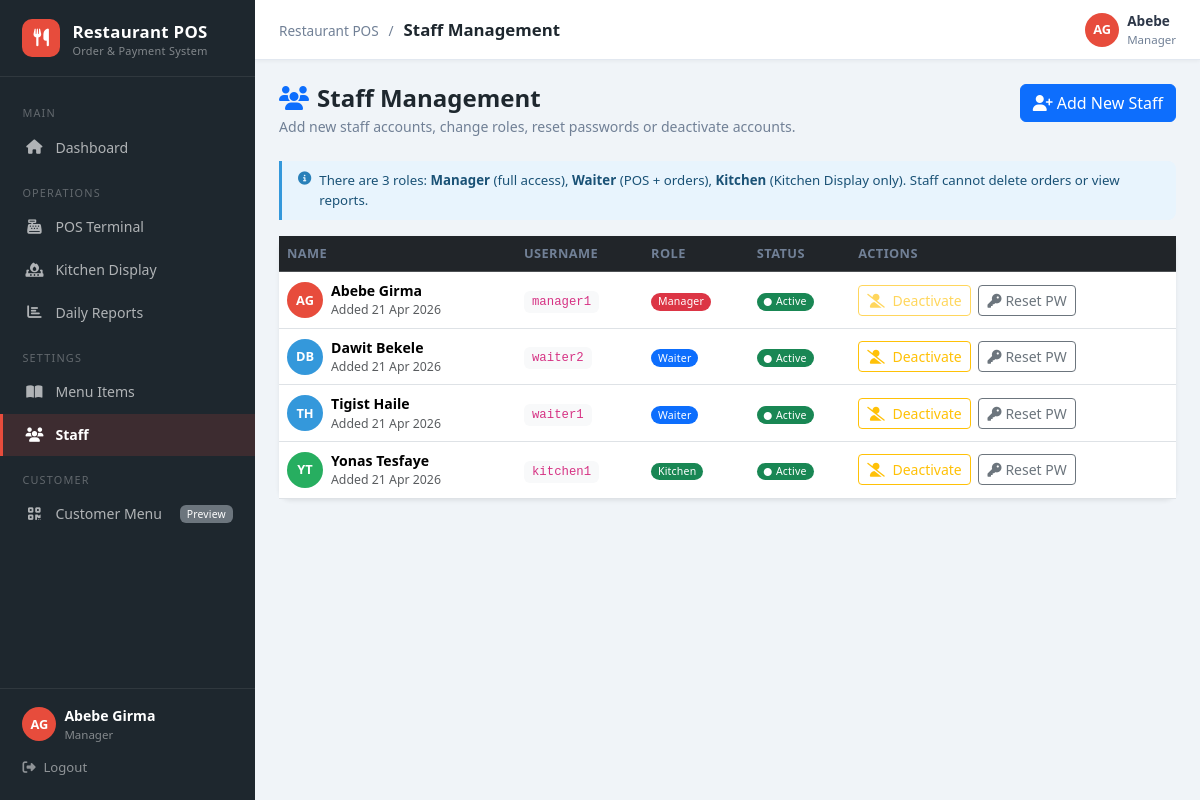
/staff.php (signed in), run on the app's committed database.
### tables this page shows
CREATE TABLE IF NOT EXISTS staff (
    staff_id    INT AUTO_INCREMENT PRIMARY KEY,
    username    VARCHAR(50) UNIQUE NOT NULL,
    first_name  VARCHAR(100) NOT NULL,
    last_name   VARCHAR(100) NOT NULL,
    role        ENUM('Manager','Waiter','Kitchen') NOT NULL,
    password_hash VARCHAR(255) NOT NULL,
    is_active   TINYINT(1) DEFAULT 1,
    created_at  TIMESTAMP DEFAULT CURRENT_TIMESTAMP
);

### includes/auth.php (called while the page is built, shortened)
<?php
function getCurrentUser(): array {
    return [
        'staff_id'   => $_SESSION['staff_id']   ?? null,
        'username'   => $_SESSION['username']   ?? '',
        'first_name' => $_SESSION['first_name'] ?? '',
        'last_name'  => $_SESSION['last_name']  ?? '',
        'role'       => $_SESSION['role']        ?? '',
    ];
}

### staff.php (the view, shortened to what this page needs)
<?php
require_once __DIR__ . '/config/db.php';
require_once __DIR__ . '/includes/auth.php';
$page_title = 'Staff Management — ' . APP_NAME;
$page_name  = 'Staff Management';
$staff_list = $pdo->query("SELECT * FROM staff ORDER BY role, first_name")->fetchAll();
include __DIR__ . '/includes/header.php';
?>
<div class="page-header">
    <div class="page-header-text">
        <h4><i class="fa fa-users me-2 text-primary"></i>Staff Management</h4>
        <p>Add new staff accounts, change roles, reset passwords or deactivate accounts.</p>
    </div>
    <button class="btn btn-primary" data-bs-toggle="modal" data-bs-target="#addStaffModal">
        <i class="fa fa-user-plus me-1"></i>Add New Staff
    </button>
</div>
<div class="tip-box mb-3">
    <i class="fa fa-info-circle"></i>
    <span>
        There are 3 roles: <strong>Manager</strong> (full access), <strong>Waiter</strong> (POS + orders),
        <strong>Kitchen</strong> (Kitchen Display only). Staff cannot delete orders or view reports.
    </span>
</div>
<div class="card shadow-sm">
    <div class="table-responsive">
        <table class="table table-hover align-middle mb-0">
            <thead class="table-dark">
                <tr><th>Name</th><th>Username</th><th>Role</th><th>Status</th><th>Actions</th></tr>
            </thead>
            <tbody>
            <?php foreach ($staff_list as $s):
                $role_cls = match($s['role']) {
                    'Manager' => 'bg-danger',
                    'Waiter'  => 'bg-primary',
                    'Kitchen' => 'bg-success',
                    default   => 'bg-secondary'
                };
            ?>
            <tr class="<?= $s['is_active'] ? '' : 'opacity-50' ?>">
                <td>
                    <div class="d-flex align-items-center gap-2">
                        <div style="width:36px;height:36px;background:<?= $s['role']==='Manager' ? '#e74c3c' : ($s['role']==='Waiter' ? '#3498db' : '#27ae60') ?>;border-radius:50%;display:flex;align-items:center;justify-content:center;color:#fff;font-weight:700;font-size:.8rem;">
                            <?= strtoupper(substr($s['first_name'],0,1).substr($s['last_name'],0,1)) ?>
                        </div>
                        <div>
                            <div class="fw-semibold"><?= htmlspecialchars($s['first_name'].' '.$s['last_name']) ?></div>
                            <div class="text-muted small">Added <?= date('d M Y', strtotime($s['created_at'])) ?></div>
                        </div>
                    </div>
                </td>
                <td><code class="bg-light px-2 py-1 rounded"><?= htmlspecialchars($s['username']) ?></code></td>
                <td><span class="badge <?= $role_cls ?> rounded-pill"><?= $s['role'] ?></span></td>
                <td>
                    <?php if ($s['is_active']): ?>
                        <span class="badge bg-success rounded-pill"><i class="fa fa-circle me-1" style="font-size:.5rem;"></i>Active</span>
                    <?php else: ?>
                        <span class="badge bg-secondary rounded-pill"><i class="fa fa-circle me-1" style="font-size:.5rem;"></i>Inactive</span>
                    <?php endif; ?>
                </td>
                <td>
                    <form method="POST" class="d-inline">
                        <button type="submit" class="btn btn-sm <?= $s['is_active'] ? 'btn-outline-warning' : 'btn-outline-success' ?>"
                                <?= $s['staff_id']==$_SESSION['staff_id'] ? 'disabled title="Cannot deactivate yourself"' : '' ?>>
                            <i class="fa <?= $s['is_active'] ? 'fa-user-slash' : 'fa-user-check' ?> me-1"></i>
                            <?= $s['is_active'] ? 'Deactivate' : 'Activate' ?>
                        </button>
                    </form>
                    <button class="btn btn-sm btn-outline-secondary ms-1"
                            data-bs-toggle="modal" data-bs-target="#resetPwModal"
                            data-id="<?= $s['staff_id'] ?>"
                            data-name="<?= htmlspecialchars($s['first_name'].' '.$s['last_name']) ?>">
                        <i class="fa fa-key me-1"></i>Reset PW
                    </button>
                </td>
            </tr>
            <?php endforeach; ?>
            </tbody>
        </table>
    </div>
</div>
<?php include __DIR__ . '/includes/footer.php'; ?>

### includes/header.php (shortened to what this page needs)
<!DOCTYPE html>
<html lang="en">
<head>
    <link href="https://cdn.jsdelivr.net/npm/bootstrap@5.3.2/dist/css/bootstrap.min.css" rel="stylesheet">
    <link href="https://cdnjs.cloudflare.com/ajax/libs/font-awesome/6.5.0/css/all.min.css" rel="stylesheet">
    <link href="<?= BASE_URL ?>assets/css/style.css" rel="stylesheet">
</head>
<body>
<?php
$user         = getCurrentUser();
$current_page = basename($_SERVER['PHP_SELF']);
$is_full      = $full_page ?? false;
function navActive(string $pages): string {
    global $current_page;
    foreach (explode(',', $pages) as $p) {
        if (trim($p) === $current_page) return 'active';
    }
    return '';
}
$initials = strtoupper(
    substr($user['first_name'], 0, 1) . substr($user['last_name'], 0, 1)
);
?>
<?php if ($is_full): ?>
<nav class="fullpage-nav">
    <div class="nav-brand">
        <span style="background:var(--primary);width:28px;height:28px;border-radius:7px;display:flex;align-items:center;justify-content:center;">
            <i class="fa fa-utensils text-white" style="font-size:.85rem;"></i>
        </span>
        <?= APP_NAME ?>
    </div>
    <div class="nav-links">
        <a href="<?= BASE_URL ?>dashboard.php">
            <i class="fa fa-home"></i> Home
        </a>
        <?php if (in_array($user['role'], ['Manager','Waiter'])): ?>
        <a href="<?= BASE_URL ?>pos.php" class="<?= navActive('pos.php') ?>">
            <i class="fa fa-cash-register"></i> POS
        </a>
        <?php endif; ?>
        <?php if (in_array($user['role'], ['Manager','Kitchen','Waiter'])): ?>
        <a href="<?= BASE_URL ?>kds.php" class="<?= navActive('kds.php') ?>">
            <i class="fa fa-fire"></i> Kitchen
        </a>
        <?php endif; ?>
        <?php if ($user['role'] === 'Manager'): ?>
        <a href="<?= BASE_URL ?>reports.php" class="<?= navActive('reports.php') ?>">
            <i class="fa fa-chart-bar"></i> Reports
        </a>
        <?php endif; ?>
        <a href="<?= BASE_URL ?>logout.php" style="color:rgba(255,255,255,.4);">
            <i class="fa fa-sign-out-alt"></i> Logout
        </a>
    </div>
</nav>
<div>
<?php else: ?>
<aside class="sidebar" id="sidebar">
    <div class="sidebar-brand">
        <div class="brand-icon"><i class="fa fa-utensils"></i></div>
        <div>
            <div><?= APP_NAME ?></div>
            <span class="brand-sub">Order &amp; Payment System</span>
        </div>
    </div>
    <nav class="sidebar-nav">
        <div class="sidebar-section">Main</div>
        <a href="<?= BASE_URL ?>dashboard.php" class="<?= navActive('dashboard.php') ?>">
            <i class="fa fa-home"></i> Dashboard
        </a>
        <?php if (in_array($user['role'], ['Manager','Waiter'])): ?>
        <div class="sidebar-section">Operations</div>
        <a href="<?= BASE_URL ?>pos.php" class="<?= navActive('pos.php') ?>">
            <i class="fa fa-cash-register"></i> POS Terminal
        </a>
        <?php endif; ?>
        <?php if (in_array($user['role'], ['Manager','Kitchen','Waiter'])): ?>
        <a href="<?= BASE_URL ?>kds.php" class="<?= navActive('kds.php') ?>">
            <i class="fa fa-fire-burner"></i> Kitchen Display
        </a>
        <?php endif; ?>
        <?php if ($user['role'] === 'Manager'): ?>
        <a href="<?= BASE_URL ?>reports.php" class="<?= navActive('reports.php') ?>">
            <i class="fa fa-chart-bar"></i> Daily Reports
        </a>
        <div class="sidebar-section">Settings</div>
        <a href="<?= BASE_URL ?>menu_management.php" class="<?= navActive('menu_management.php') ?>">
            <i class="fa fa-book-open"></i> Menu Items
        </a>
        <a href="<?= BASE_URL ?>staff.php" class="<?= navActive('staff.php') ?>">
            <i class="fa fa-users"></i> Staff
        </a>
        <?php endif; ?>
        <div class="sidebar-section">Customer</div>
        <a href="<?= BASE_URL ?>customer_menu.php?table=1" target="_blank">
            <i class="fa fa-qrcode"></i> Customer Menu
            <span class="badge bg-secondary">Preview</span>
        </a>
    </nav>
    <div class="sidebar-footer">
        <div class="d-flex align-items-center gap-2 mb-1">
            <div style="width:34px;height:34px;background:var(--primary);border-radius:50%;display:flex;align-items:center;justify-content:center;font-size:.8rem;font-weight:700;color:#fff;flex-shrink:0;">
                <?= $initials ?>
            </div>
            <div>
                <div class="user-name"><?= htmlspecialchars($user['first_name'] . ' ' . $user['last_name']) ?></div>
                <div class="user-role"><?= $user['role'] ?></div>
            </div>
        </div>
        <a href="<?= BASE_URL ?>logout.php" class="logout-btn">
            <i class="fa fa-sign-out-alt"></i> Logout
        </a>
    </div>
</aside>
<div class="main-content" id="mainContent">
    <div class="topbar">
        <div class="topbar-title">
            <span style="color:var(--muted);font-weight:400;font-size:.85rem;">
                <?= APP_NAME ?> <span class="breadcrumb-sep">/</span>
            </span>
            <?= htmlspecialchars($page_name ?? ($page_title ?? APP_NAME)) ?>
        </div>
        <div class="topbar-user d-none d-md-flex">
            <div class="topbar-avatar"><?= $initials ?></div>
            <div>
                <div style="font-size:.85rem;font-weight:600;color:var(--text);">
                    <?= htmlspecialchars($user['first_name']) ?>
                </div>
                <div style="font-size:.72rem;color:var(--muted);"><?= $user['role'] ?></div>
            </div>
        </div>
    </div>
    <div class="page-body">
<?php endif; ?>

### assets/css/style.css (style rules this page uses)
:root { --primary: #e74c3c; --primary-dark: #c0392b; --dark: #1e272e; --sidebar-bg: #1e272e; --sidebar-w: 255px; --topbar-h: 60px; --bg: #f0f4f8; --card: #ffffff; --border: #e2e8f0; --text: #2d3748; --muted: #718096; --radius: 12px; --shadow: 0 2px 12px rgba(0,0,0,.07); --shadow-lg: 0 8px 30px rgba(0,0,0,.12); }
*, *::before, *::after { box-sizing: border-box; }
body { font-family: 'Segoe UI', system-ui, -apple-system, sans-serif; background: var(--bg); color: var(--text); margin: 0; }
a { text-decoration: none; }
.sidebar { position: fixed; top: 0; left: 0; bottom: 0; width: var(--sidebar-w); background: var(--sidebar-bg); display: flex; flex-direction: column; z-index: 1050; transition: transform .3s ease; overflow: hidden; }
.sidebar-brand { padding: 1.2rem 1.4rem; border-bottom: 1px solid rgba(255,255,255,.08); display: flex; align-items: center; gap: .75rem; color: #fff; font-size: 1.05rem; font-weight: 700; letter-spacing: .3px; flex-shrink: 0; }
.sidebar-brand .brand-icon { width: 38px; height: 38px; background: var(--primary); border-radius: 10px; display: flex; align-items: center; justify-content: center; font-size: 1.1rem; flex-shrink: 0; }
.sidebar-brand .brand-sub { font-size: .68rem; color: rgba(255,255,255,.45); font-weight: 400; display: block; line-height: 1; margin-top: 2px; }
.sidebar-nav { flex: 1; overflow-y: auto; padding: .75rem 0; }
.sidebar-section { padding: .5rem 1.4rem .25rem; font-size: .68rem; text-transform: uppercase; letter-spacing: 1.2px; color: rgba(255,255,255,.3); margin-top: .5rem; }
.sidebar-nav a { display: flex; align-items: center; gap: .75rem; padding: .65rem 1.4rem; color: rgba(255,255,255,.65); font-size: .88rem; transition: all .18s; border-left: 3px solid transparent; margin: 1px 0; }
.sidebar-nav a.active { background: rgba(231,76,60,.15); color: #fff; border-left-color: var(--primary); font-weight: 600; }
.sidebar-nav a i { width: 18px; text-align: center; font-size: .9rem; flex-shrink: 0; }
.sidebar-nav a .badge { margin-left: auto; font-size: .65rem; }
.sidebar-footer { padding: 1rem 1.4rem; border-top: 1px solid rgba(255,255,255,.08); flex-shrink: 0; }
.sidebar-footer .user-name { font-size: .88rem; font-weight: 600; color: #fff; }
.sidebar-footer .user-role { font-size: .72rem; color: rgba(255,255,255,.45); }
.sidebar-footer .logout-btn { display: flex; align-items: center; gap: .5rem; color: rgba(255,255,255,.5); font-size: .82rem; padding: .4rem 0; margin-top: .5rem; transition: color .2s; }
.main-content { margin-left: var(--sidebar-w); min-height: 100vh; transition: margin .3s ease; display: flex; flex-direction: column; }
.topbar { height: var(--topbar-h); background: #fff; border-bottom: 1px solid var(--border); display: flex; align-items: center; padding: 0 1.5rem; gap: 1rem; position: sticky; top: 0; z-index: 900; box-shadow: 0 1px 4px rgba(0,0,0,.05); flex-shrink: 0; }
.topbar-title { font-size: 1.05rem; font-weight: 700; color: var(--dark); flex: 1; }
.topbar-title .breadcrumb-sep { color: var(--muted); margin: 0 .4rem; font-weight: 400; }
.topbar-user { display: flex; align-items: center; gap: .5rem; font-size: .85rem; color: var(--muted); }
.topbar-avatar { width: 34px; height: 34px; background: var(--primary); border-radius: 50%; display: flex; align-items: center; justify-content: center; color: #fff; font-size: .8rem; font-weight: 700; flex-shrink: 0; }
.page-body { padding: 1.5rem; flex: 1; }
.page-header { margin-bottom: 1.5rem; display: flex; justify-content: space-between; align-items: flex-start; flex-wrap: wrap; gap: .75rem; }
.page-header-text h4 { font-weight: 800; color: var(--dark); margin-bottom: .2rem; }
.page-header-text p { color: var(--muted); margin: 0; font-size: .88rem; }
.tip-box { background: #e8f4fd; border-left: 3px solid #3498db; border-radius: 0 8px 8px 0; padding: .6rem 1rem; font-size: .83rem; color: #1a5276; margin-bottom: 1rem; display: flex; align-items: flex-start; gap: .5rem; }
.tip-box i { margin-top: 1px; flex-shrink: 0; color: #2980b9; }
.card { border: none; border-radius: var(--radius); box-shadow: var(--shadow); }
.table th { font-size: .8rem; text-transform: uppercase; letter-spacing: .4px; color: var(--muted); font-weight: 600; }
.table td { font-size: .88rem; vertical-align: middle; }
.badge { font-weight: 500; letter-spacing: .2px; }

### data on the page
staff: initials "AG", first_name+last_name "Abebe Girma", role "Manager", first_name "Abebe", first_name+last_name "AG", created_at "21 Apr 2026", username "manager1", is_active 1 (drawn)
staff: first_name+last_name "DB", first_name+last_name "Dawit Bekele", created_at "21 Apr 2026", username "waiter2", role "Waiter", is_active 1 (drawn)
staff: first_name+last_name "TH", first_name+last_name "Tigist Haile", created_at "21 Apr 2026", username "waiter1", role "Waiter", is_active 1 (drawn)
staff: first_name+last_name "YT", first_name+last_name "Yonas Tesfaye", created_at "21 Apr 2026", username "kitchen1", role "Kitchen", is_active 1 (drawn)

### other printed values
APP_NAME "Restaurant POS"
$page_name "Staff Management"
